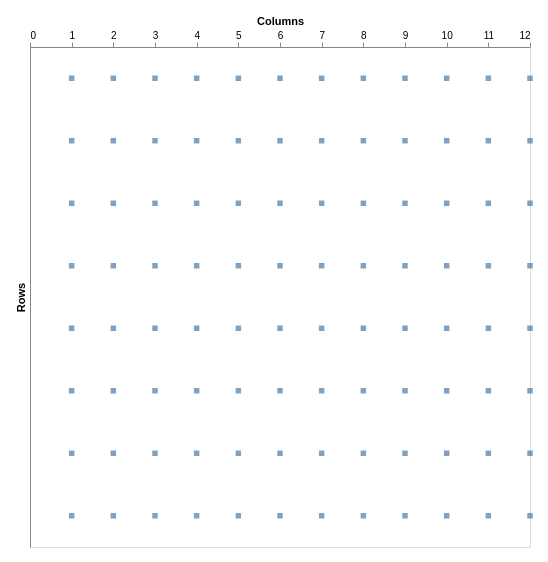

Vega-Lite specification for this chart:
### Vega-Lite specification from a JSON file in a GitHub repository (floating-point values rounded to 4 significant figures)
{"width": 500, "height": 500, "padding": 15, "data": {"values": [{"a": "A", "b": 1}, {"a": "A", "b": 2}, {"a": "A", "b": 3}, {"a": "A", "b": 4}, {"a": "A", "b": 5}, {"a": "A", "b": 6}, {"a": "A", "b": 7}, {"a": "A", "b": 8}, {"a": "A", "b": 9}, {"a": "A", "b": 10}, {"a": "A", "b": 11}, {"a": "A", "b": 12}, {"a": "B", "b": 1}, {"a": "B", "b": 2}, {"a": "B", "b": 3}, {"a": "B", "b": 4}, {"a": "B", "b": 5}, {"a": "B", "b": 6}, {"a": "B", "b": 7}, {"a": "B", "b": 8}, {"a": "B", "b": 9}, {"a": "B", "b": 10}, {"a": "B", "b": 11}, {"a": "B", "b": 12}, {"a": "C", "b": 1}, {"a": "C", "b": 2}, {"a": "C", "b": 3}, {"a": "C", "b": 4}, {"a": "C", "b": 5}, {"a": "C", "b": 6}, {"a": "C", "b": 7}, {"a": "C", "b": 8}, {"a": "C", "b": 9}, {"a": "C", "b": 10}, {"a": "C", "b": 11}, {"a": "C", "b": 12}, {"a": "D", "b": 1}, {"a": "D", "b": 2}, {"a": "D", "b": 3}, {"a": "D", "b": 4}, {"a": "D", "b": 5}, {"a": "D", "b": 6}, {"a": "D", "b": 7}, {"a": "D", "b": 8}, {"a": "D", "b": 9}, {"a": "D", "b": 10}, {"a": "D", "b": 11}, {"a": "D", "b": 12}, {"a": "E", "b": 1}, {"a": "E", "b": 2}, {"a": "E", "b": 3}, {"a": "E", "b": 4}, {"a": "E", "b": 5}, {"a": "E", "b": 6}, {"a": "E", "b": 7}, {"a": "E", "b": 8}, {"a": "E", "b": 9}, {"a": "E", "b": 10}, {"a": "E", "b": 11}, {"a": "E", "b": 12}, {"a": "F", "b": 1}, {"a": "F", "b": 2}, {"a": "F", "b": 3}, {"a": "F", "b": 4}, {"a": "F", "b": 5}, {"a": "F", "b": 6}, {"a": "F", "b": 7}, {"a": "F", "b": 8}, {"a": "F", "b": 9}, {"a": "F", "b": 10}, {"a": "F", "b": 11}, {"a": "F", "b": 12}, {"a": "G", "b": 1}, {"a": "G", "b": 2}, {"a": "G", "b": 3}, {"a": "G", "b": 4}, {"a": "G", "b": 5}, {"a": "G", "b": 6}, {"a": "G", "b": 7}, {"a": "G", "b": 8}, {"a": "G", "b": 9}, {"a": "G", "b": 10}, {"a": "G", "b": 11}, {"a": "G", "b": 12}, {"a": "H", "b": 1}, {"a": "H", "b": 2}, {"a": "H", "b": 3}, {"a": "H", "b": 4}, {"a": "H", "b": 5}, {"a": "H", "b": 6}, {"a": "H", "b": 7}, {"a": "H", "b": 8}, {"a": "H", "b": 9}, {"a": "H", "b": 10}, {"a": "H", "b": 11}, {"a": "H", "b": 12}]}, "mark": "square", "encoding": {"x": {"field": "b", "type": "quantitative", "title": "Columns", "axis": {"orient": "top", "labelAngle": 0, "grid": false}}, "y": {"field": "a", "type": "ordinal", "title": "Rows", "axis": {"orient": "left", "labelAngle": 0, "grid": false, "values": [1, 2, 3, 4, 5, 6, 7, 8, 9, 10, 11, 12]}}}}
